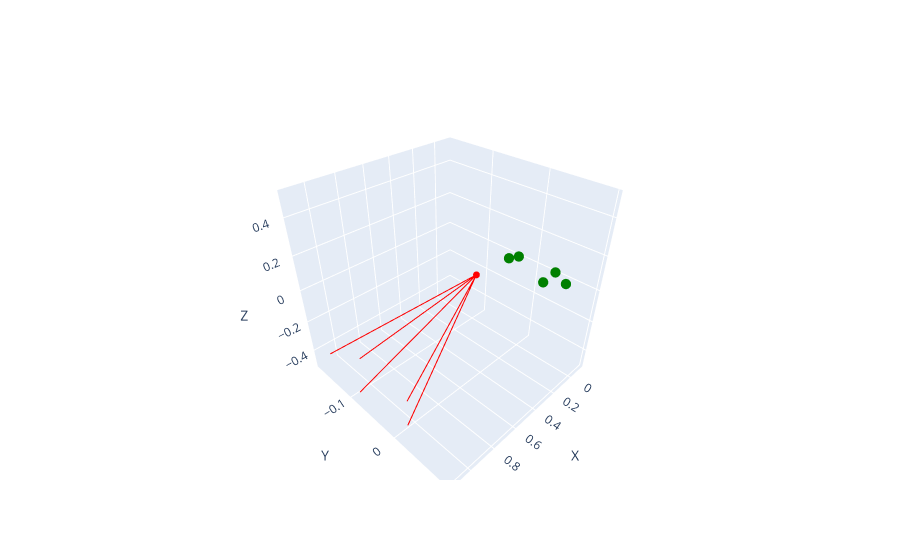

Here is the notebook cell this chart was saved with:
### Code cell
img_data1 = data[data["img"] == np.random.choice(img_indices)]
img_data2 = data[data["img"] == np.random.choice(img_indices)]

closest_points = {}
for idx1, detection1 in img_data1.iterrows():
    ray_o1 = detection1["ray_origin"]
    ray_d1 = detection1["ray_direction"]

    for idx2, detection2 in img_data2[["ray_origin", "ray_direction"]].iterrows():
        ray_o2 = detection2["ray_origin"]
        ray_d2 = detection2["ray_direction"]

        closest_point, distance = closest_point_between_rays(
            np.array(ray_o1),
            np.array(ray_d1),
            np.array(ray_o2),
            np.array(ray_d2),
        )
        if distance is None:
            closest_points[(idx1, idx2)] = (ray_o1, 0)
        else:
            closest_points[(idx1, idx2)] = (closest_point, distance)

print(closest_points)
# plot_two_rays_with_closest(ray_o1, ray_d1, ray_o2, ray_d2, closest_point)
plot_rays_and_points(
    ray_directions=img_data1["ray_direction"].values,
    ray_origins=img_data1["ray_origin"].values,
    points=keypoints3D
)

### Figure 1 — Plotly figure (JSON) as saved in the notebook; plotly's stock layout.template omitted (floating-point values rounded to 4 significant figures)
{"data": [{"line": {"color": "red"}, "mode": "lines", "name": "ray", "showlegend": false, "type": "scatter3d", "x": [0.9723, 1.123], "y": [0.09609, -0.08655], "z": [0.5, -0.4715]}, {"marker": {"color": "red", "size": 4}, "mode": "markers", "showlegend": false, "type": "scatter3d", "x": [0.9723], "y": [0.09609], "z": [0.5]}, {"line": {"color": "red"}, "mode": "lines", "name": "ray", "showlegend": false, "type": "scatter3d", "x": [0.9723, 1.065], "y": [0.09609, 0.002709], "z": [0.5, -0.4913]}, {"marker": {"color": "red", "size": 4}, "mode": "markers", "showlegend": false, "type": "scatter3d", "x": [0.9723], "y": [0.09609], "z": [0.5]}, {"line": {"color": "red"}, "mode": "lines", "name": "ray", "showlegend": false, "type": "scatter3d", "x": [0.9723, 0.9459], "y": [0.09609, -0.02998], "z": [0.5, -0.4917]}, {"marker": {"color": "red", "size": 4}, "mode": "markers", "showlegend": false, "type": "scatter3d", "x": [0.9723], "y": [0.09609], "z": [0.5]}, {"line": {"color": "red"}, "mode": "lines", "name": "ray", "showlegend": false, "type": "scatter3d", "x": [0.9723, 0.9441], "y": [0.09609, -0.143], "z": [0.5, -0.4706]}, {"marker": {"color": "red", "size": 4}, "mode": "markers", "showlegend": false, "type": "scatter3d", "x": [0.9723], "y": [0.09609], "z": [0.5]}, {"line": {"color": "red"}, "mode": "lines", "name": "ray", "showlegend": false, "type": "scatter3d", "x": [0.9723, 1.07], "y": [0.09609, -0.1805], "z": [0.5, -0.456]}, {"marker": {"color": "red", "size": 4}, "mode": "markers", "showlegend": false, "type": "scatter3d", "x": [0.9723], "y": [0.09609], "z": [0.5]}, {"marker": {"color": "green", "size": 6}, "mode": "markers", "name": "points", "showlegend": false, "type": "scatter3d", "x": [0.04597, -0.0391, -0.1105, -0.1007, -0.02955], "y": [0.0401, 0.06517, 0.03694, -0.02873, -0.03526], "z": [0.015, 0.015, 0.0115, 0.0115, 0.015]}], "layout": {"scene": {"xaxis": {"title": {"text": "X"}}, "yaxis": {"title": {"text": "Y"}}, "zaxis": {"title": {"text": "Z"}}}}}
